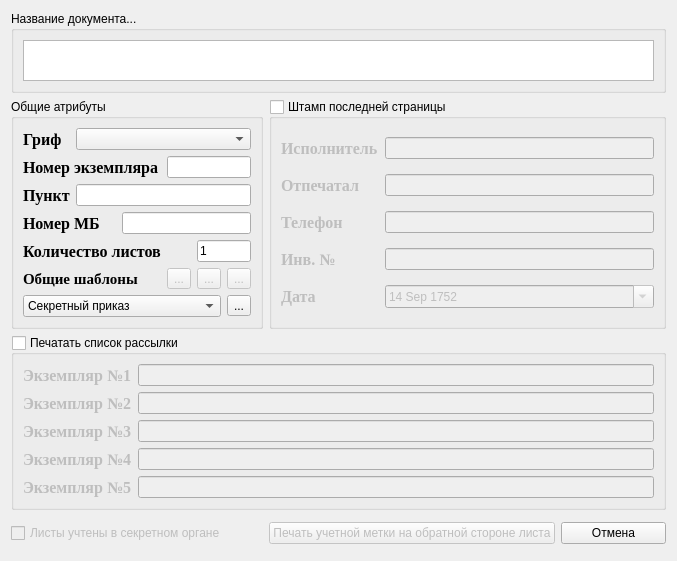
<?xml version="1.0" encoding="UTF-8"?>
<ui version="4.0">
 <class>AskTheUser</class>
 <widget class="QDialog" name="AskTheUser">
  <property name="windowModality">
   <enum>Qt::NonModal</enum>
  </property>
  <property name="geometry">
   <rect>
    <x>0</x>
    <y>0</y>
    <width>677</width>
    <height>519</height>
   </rect>
  </property>
  <property name="windowTitle">
   <string>Dialog</string>
  </property>
  <property name="modal">
   <bool>true</bool>
  </property>
  <layout class="QGridLayout" name="gridLayout_5">
   <item row="0" column="0" colspan="3">
    <widget class="QGroupBox" name="groupBox_4">
     <property name="title">
      <string>Название документа...</string>
     </property>
     <layout class="QGridLayout" name="gridLayout_3">
      <item row="0" column="0">
       <widget class="QPlainTextEdit" name="docName_plainTextEdit">
        <property name="enabled">
         <bool>true</bool>
        </property>
        <property name="maximumSize">
         <size>
          <width>641</width>
          <height>41</height>
         </size>
        </property>
        <property name="verticalScrollBarPolicy">
         <enum>Qt::ScrollBarAsNeeded</enum>
        </property>
        <property name="horizontalScrollBarPolicy">
         <enum>Qt::ScrollBarAlwaysOff</enum>
        </property>
        <property name="plainText">
         <string/>
        </property>
       </widget>
      </item>
     </layout>
    </widget>
   </item>
   <item row="1" column="0">
    <widget class="QGroupBox" name="commonGroupBox">
     <property name="enabled">
      <bool>true</bool>
     </property>
     <property name="title">
      <string>Общие атрибуты</string>
     </property>
     <layout class="QGridLayout" name="gridLayout">
      <item row="0" column="0">
       <widget class="QLabel" name="label">
        <property name="font">
         <font>
          <family>Times New Roman</family>
          <pointsize>12</pointsize>
          <weight>75</weight>
          <bold>true</bold>
         </font>
        </property>
        <property name="text">
         <string>Гриф</string>
        </property>
       </widget>
      </item>
      <item row="0" column="1" colspan="5">
       <widget class="QComboBox" name="secretCBox">
        <property name="currentIndex">
         <number>-1</number>
        </property>
       </widget>
      </item>
      <item row="1" column="0" colspan="3">
       <widget class="QLabel" name="label_2">
        <property name="font">
         <font>
          <family>Times New Roman</family>
          <pointsize>12</pointsize>
          <weight>75</weight>
          <bold>true</bold>
         </font>
        </property>
        <property name="text">
         <string>Номер экземпляра</string>
        </property>
       </widget>
      </item>
      <item row="1" column="3" colspan="3">
       <widget class="QLineEdit" name="copyNumberLineEd"/>
      </item>
      <item row="2" column="0">
       <widget class="QLabel" name="label_3">
        <property name="font">
         <font>
          <family>Times New Roman</family>
          <pointsize>12</pointsize>
          <weight>75</weight>
          <bold>true</bold>
         </font>
        </property>
        <property name="text">
         <string>Пункт</string>
        </property>
       </widget>
      </item>
      <item row="2" column="1" colspan="5">
       <widget class="QLineEdit" name="punktLineEd"/>
      </item>
      <item row="3" column="0" colspan="2">
       <widget class="QLabel" name="label_4">
        <property name="font">
         <font>
          <family>Times New Roman</family>
          <pointsize>12</pointsize>
          <weight>75</weight>
          <bold>true</bold>
         </font>
        </property>
        <property name="text">
         <string>Номер МБ</string>
        </property>
       </widget>
      </item>
      <item row="3" column="2" colspan="4">
       <widget class="QLineEdit" name="mbNumberLineEd"/>
      </item>
      <item row="4" column="0" colspan="3">
       <widget class="QLabel" name="label_15">
        <property name="font">
         <font>
          <family>Times New Roman</family>
          <pointsize>12</pointsize>
          <weight>75</weight>
          <bold>true</bold>
         </font>
        </property>
        <property name="text">
         <string>Количество листов</string>
        </property>
       </widget>
      </item>
      <item row="4" column="4" colspan="2">
       <widget class="QLineEdit" name="pageCountEd">
        <property name="inputMask">
         <string>Dddd; </string>
        </property>
        <property name="text">
         <string>1</string>
        </property>
       </widget>
      </item>
      <item row="5" column="0" colspan="3">
       <widget class="QLabel" name="tmplLabel">
        <property name="font">
         <font>
          <family>Times New Roman</family>
          <pointsize>11</pointsize>
          <weight>75</weight>
          <italic>false</italic>
          <bold>true</bold>
          <kerning>false</kerning>
         </font>
        </property>
        <property name="text">
         <string>Общие шаблоны</string>
        </property>
       </widget>
      </item>
      <item row="5" column="3">
       <widget class="QToolButton" name="editTemplatesTBtn">
        <property name="enabled">
         <bool>false</bool>
        </property>
        <property name="toolTip">
         <string>Редактирование текщего шаблона</string>
        </property>
        <property name="text">
         <string>...</string>
        </property>
        <property name="icon">
         <iconset resource="../images.qrc">
          <normaloff>:/images/handbook.png</normaloff>:/images/handbook.png</iconset>
        </property>
       </widget>
      </item>
      <item row="5" column="4">
       <widget class="QToolButton" name="addTemplatesTBtn">
        <property name="enabled">
         <bool>false</bool>
        </property>
        <property name="text">
         <string>...</string>
        </property>
        <property name="icon">
         <iconset resource="../images.qrc">
          <normaloff>:/images/edit_add.png</normaloff>:/images/edit_add.png</iconset>
        </property>
       </widget>
      </item>
      <item row="5" column="5">
       <widget class="QToolButton" name="dellTemplatesTBtn">
        <property name="enabled">
         <bool>false</bool>
        </property>
        <property name="text">
         <string>...</string>
        </property>
        <property name="icon">
         <iconset resource="../images.qrc">
          <normaloff>:/images/edit_remove.png</normaloff>:/images/edit_remove.png</iconset>
        </property>
       </widget>
      </item>
      <item row="6" column="0" colspan="5">
       <widget class="QComboBox" name="templatesCbox">
        <property name="toolTip">
         <string>Выберите шаблон,который будет примен к текущему документу</string>
        </property>
        <property name="currentIndex">
         <number>0</number>
        </property>
        <item>
         <property name="text">
          <string>Секретный приказ</string>
         </property>
        </item>
        <item>
         <property name="text">
          <string>New Item</string>
         </property>
        </item>
        <item>
         <property name="text">
          <string>New Item</string>
         </property>
        </item>
        <item>
         <property name="text">
          <string>New Item</string>
         </property>
        </item>
        <item>
         <property name="text">
          <string>New Item</string>
         </property>
        </item>
        <item>
         <property name="text">
          <string>New Item</string>
         </property>
        </item>
        <item>
         <property name="text">
          <string>New Item</string>
         </property>
        </item>
        <item>
         <property name="text">
          <string>New Item</string>
         </property>
        </item>
        <item>
         <property name="text">
          <string>New Item</string>
         </property>
        </item>
        <item>
         <property name="text">
          <string>New Item</string>
         </property>
        </item>
        <item>
         <property name="text">
          <string>New Item</string>
         </property>
        </item>
        <item>
         <property name="text">
          <string>New Item</string>
         </property>
        </item>
        <item>
         <property name="text">
          <string>New Item</string>
         </property>
        </item>
        <item>
         <property name="text">
          <string>New Item</string>
         </property>
        </item>
        <item>
         <property name="text">
          <string>New Item</string>
         </property>
        </item>
        <item>
         <property name="text">
          <string>New Item</string>
         </property>
        </item>
        <item>
         <property name="text">
          <string>New Item</string>
         </property>
        </item>
        <item>
         <property name="text">
          <string>New Item</string>
         </property>
        </item>
        <item>
         <property name="text">
          <string>New Item</string>
         </property>
        </item>
        <item>
         <property name="text">
          <string>New Item</string>
         </property>
        </item>
        <item>
         <property name="text">
          <string>New Item</string>
         </property>
        </item>
        <item>
         <property name="text">
          <string>New Item</string>
         </property>
        </item>
        <item>
         <property name="text">
          <string>New Item</string>
         </property>
        </item>
        <item>
         <property name="text">
          <string>New Item</string>
         </property>
        </item>
        <item>
         <property name="text">
          <string>New Item</string>
         </property>
        </item>
        <item>
         <property name="text">
          <string>New Item</string>
         </property>
        </item>
        <item>
         <property name="text">
          <string>New Item</string>
         </property>
        </item>
        <item>
         <property name="text">
          <string>New Item</string>
         </property>
        </item>
        <item>
         <property name="text">
          <string>New Item</string>
         </property>
        </item>
        <item>
         <property name="text">
          <string>New Item</string>
         </property>
        </item>
        <item>
         <property name="text">
          <string>New Item</string>
         </property>
        </item>
       </widget>
      </item>
      <item row="6" column="5">
       <widget class="QToolButton" name="switch_Local_GlolbalBtn">
        <property name="toolTip">
         <string>Выбор общих или индивидуальных шаблонов</string>
        </property>
        <property name="text">
         <string>...</string>
        </property>
        <property name="icon">
         <iconset resource="../images.qrc">
          <normaloff>:/images/user-32.png</normaloff>:/images/user-32.png</iconset>
        </property>
        <property name="checkable">
         <bool>true</bool>
        </property>
       </widget>
      </item>
     </layout>
    </widget>
   </item>
   <item row="1" column="1" colspan="2">
    <widget class="QGroupBox" name="lastPageGroupBoxChecked">
     <property name="enabled">
      <bool>true</bool>
     </property>
     <property name="title">
      <string>Штамп последней страницы</string>
     </property>
     <property name="checkable">
      <bool>true</bool>
     </property>
     <property name="checked">
      <bool>false</bool>
     </property>
     <layout class="QGridLayout" name="gridLayout_2">
      <item row="0" column="0">
       <widget class="QLabel" name="label_5">
        <property name="font">
         <font>
          <family>Times New Roman</family>
          <pointsize>12</pointsize>
          <weight>75</weight>
          <bold>true</bold>
         </font>
        </property>
        <property name="text">
         <string>Исполнитель</string>
        </property>
       </widget>
      </item>
      <item row="0" column="1">
       <widget class="QLineEdit" name="executor_lineEd">
        <property name="enabled">
         <bool>false</bool>
        </property>
       </widget>
      </item>
      <item row="1" column="0">
       <widget class="QLabel" name="label_6">
        <property name="font">
         <font>
          <family>Times New Roman</family>
          <pointsize>12</pointsize>
          <weight>75</weight>
          <bold>true</bold>
         </font>
        </property>
        <property name="text">
         <string>Отпечатал</string>
        </property>
       </widget>
      </item>
      <item row="1" column="1">
       <widget class="QLineEdit" name="pressman_lineEd">
        <property name="enabled">
         <bool>false</bool>
        </property>
       </widget>
      </item>
      <item row="2" column="0">
       <widget class="QLabel" name="label_7">
        <property name="font">
         <font>
          <family>Times New Roman</family>
          <pointsize>12</pointsize>
          <weight>75</weight>
          <bold>true</bold>
         </font>
        </property>
        <property name="text">
         <string>Телефон</string>
        </property>
       </widget>
      </item>
      <item row="3" column="0">
       <widget class="QLabel" name="label_8">
        <property name="font">
         <font>
          <family>Times New Roman</family>
          <pointsize>12</pointsize>
          <weight>75</weight>
          <bold>true</bold>
         </font>
        </property>
        <property name="text">
         <string>Инв. №</string>
        </property>
       </widget>
      </item>
      <item row="5" column="0">
       <widget class="QLabel" name="label_9">
        <property name="font">
         <font>
          <family>Times New Roman</family>
          <pointsize>12</pointsize>
          <weight>75</weight>
          <bold>true</bold>
         </font>
        </property>
        <property name="text">
         <string>Дата</string>
        </property>
       </widget>
      </item>
      <item row="3" column="1">
       <widget class="QLineEdit" name="invNumber_lineEd">
        <property name="enabled">
         <bool>false</bool>
        </property>
        <property name="inputMask">
         <string/>
        </property>
        <property name="text">
         <string/>
        </property>
       </widget>
      </item>
      <item row="2" column="1">
       <widget class="QLineEdit" name="telephone_lineEd">
        <property name="enabled">
         <bool>false</bool>
        </property>
        <property name="inputMask">
         <string notr="true"/>
        </property>
       </widget>
      </item>
      <item row="5" column="1">
       <widget class="QDateEdit" name="dateField_dateEd">
        <property name="enabled">
         <bool>false</bool>
        </property>
        <property name="dateTime">
         <datetime>
          <hour>0</hour>
          <minute>0</minute>
          <second>0</second>
          <year>1752</year>
          <month>9</month>
          <day>14</day>
         </datetime>
        </property>
        <property name="calendarPopup">
         <bool>true</bool>
        </property>
       </widget>
      </item>
     </layout>
    </widget>
   </item>
   <item row="3" column="2" rowspan="3">
    <widget class="QPushButton" name="cancelBtn">
     <property name="text">
      <string>Отмена</string>
     </property>
    </widget>
   </item>
   <item row="4" column="0">
    <widget class="QCheckBox" name="paperAccountsOutSide">
     <property name="enabled">
      <bool>false</bool>
     </property>
     <property name="text">
      <string>Листы учтены в секретном органе</string>
     </property>
    </widget>
   </item>
   <item row="4" column="1">
    <widget class="QPushButton" name="previewBtn">
     <property name="enabled">
      <bool>false</bool>
     </property>
     <property name="text">
      <string>Печать учетной метки на обратной стороне листа</string>
     </property>
     <property name="icon">
      <iconset>
       <normaloff>:/images/win/fileprint.png</normaloff>:/images/win/fileprint.png</iconset>
     </property>
     <property name="autoDefault">
      <bool>true</bool>
     </property>
     <property name="default">
      <bool>true</bool>
     </property>
    </widget>
   </item>
   <item row="2" column="0" colspan="3">
    <widget class="QGroupBox" name="reciversListGroupBoxChecked">
     <property name="title">
      <string>Печатать список рассылки</string>
     </property>
     <property name="checkable">
      <bool>true</bool>
     </property>
     <property name="checked">
      <bool>false</bool>
     </property>
     <layout class="QGridLayout" name="gridLayout_4">
      <item row="0" column="0">
       <widget class="QLabel" name="label_17">
        <property name="font">
         <font>
          <family>Times New Roman</family>
          <pointsize>12</pointsize>
          <weight>75</weight>
          <bold>true</bold>
         </font>
        </property>
        <property name="text">
         <string>Экземпляр №1</string>
        </property>
       </widget>
      </item>
      <item row="0" column="1">
       <widget class="QLineEdit" name="reciverOne_lineEd">
        <property name="enabled">
         <bool>false</bool>
        </property>
       </widget>
      </item>
      <item row="1" column="0">
       <widget class="QLabel" name="label_18">
        <property name="font">
         <font>
          <family>Times New Roman</family>
          <pointsize>12</pointsize>
          <weight>75</weight>
          <bold>true</bold>
         </font>
        </property>
        <property name="text">
         <string>Экземпляр №2</string>
        </property>
       </widget>
      </item>
      <item row="1" column="1">
       <widget class="QLineEdit" name="reciverTwo_lineEd">
        <property name="enabled">
         <bool>false</bool>
        </property>
       </widget>
      </item>
      <item row="2" column="0">
       <widget class="QLabel" name="label_19">
        <property name="font">
         <font>
          <family>Times New Roman</family>
          <pointsize>12</pointsize>
          <weight>75</weight>
          <bold>true</bold>
         </font>
        </property>
        <property name="text">
         <string>Экземпляр №3</string>
        </property>
       </widget>
      </item>
      <item row="3" column="0">
       <widget class="QLabel" name="label_20">
        <property name="font">
         <font>
          <family>Times New Roman</family>
          <pointsize>12</pointsize>
          <weight>75</weight>
          <bold>true</bold>
         </font>
        </property>
        <property name="text">
         <string>Экземпляр №4</string>
        </property>
       </widget>
      </item>
      <item row="4" column="0">
       <widget class="QLabel" name="label_21">
        <property name="font">
         <font>
          <family>Times New Roman</family>
          <pointsize>12</pointsize>
          <weight>75</weight>
          <bold>true</bold>
         </font>
        </property>
        <property name="text">
         <string>Экземпляр №5</string>
        </property>
       </widget>
      </item>
      <item row="3" column="1">
       <widget class="QLineEdit" name="reciverFour_lineEd">
        <property name="enabled">
         <bool>false</bool>
        </property>
        <property name="inputMask">
         <string/>
        </property>
        <property name="text">
         <string/>
        </property>
       </widget>
      </item>
      <item row="2" column="1">
       <widget class="QLineEdit" name="reciverThree_lineEd">
        <property name="enabled">
         <bool>false</bool>
        </property>
        <property name="inputMask">
         <string/>
        </property>
       </widget>
      </item>
      <item row="4" column="1">
       <widget class="QLineEdit" name="reciverFive_lineEd">
        <property name="enabled">
         <bool>false</bool>
        </property>
        <property name="inputMask">
         <string/>
        </property>
        <property name="text">
         <string/>
        </property>
       </widget>
      </item>
     </layout>
    </widget>
   </item>
  </layout>
 </widget>
 <tabstops>
  <tabstop>docName_plainTextEdit</tabstop>
  <tabstop>secretCBox</tabstop>
  <tabstop>copyNumberLineEd</tabstop>
  <tabstop>punktLineEd</tabstop>
  <tabstop>mbNumberLineEd</tabstop>
  <tabstop>pageCountEd</tabstop>
  <tabstop>templatesCbox</tabstop>
  <tabstop>lastPageGroupBoxChecked</tabstop>
  <tabstop>executor_lineEd</tabstop>
  <tabstop>pressman_lineEd</tabstop>
  <tabstop>telephone_lineEd</tabstop>
  <tabstop>invNumber_lineEd</tabstop>
  <tabstop>dateField_dateEd</tabstop>
 </tabstops>
 <resources>
  <include location="../images.qrc"/>
 </resources>
 <connections>
  <connection>
   <sender>lastPageGroupBoxChecked</sender>
   <signal>toggled(bool)</signal>
   <receiver>executor_lineEd</receiver>
   <slot>setEnabled(bool)</slot>
   <hints>
    <hint type="sourcelabel">
     <x>484</x>
     <y>194</y>
    </hint>
    <hint type="destinationlabel">
     <x>535</x>
     <y>131</y>
    </hint>
   </hints>
  </connection>
  <connection>
   <sender>lastPageGroupBoxChecked</sender>
   <signal>toggled(bool)</signal>
   <receiver>pressman_lineEd</receiver>
   <slot>setEnabled(bool)</slot>
   <hints>
    <hint type="sourcelabel">
     <x>484</x>
     <y>194</y>
    </hint>
    <hint type="destinationlabel">
     <x>535</x>
     <y>165</y>
    </hint>
   </hints>
  </connection>
  <connection>
   <sender>lastPageGroupBoxChecked</sender>
   <signal>toggled(bool)</signal>
   <receiver>telephone_lineEd</receiver>
   <slot>setEnabled(bool)</slot>
   <hints>
    <hint type="sourcelabel">
     <x>484</x>
     <y>194</y>
    </hint>
    <hint type="destinationlabel">
     <x>535</x>
     <y>199</y>
    </hint>
   </hints>
  </connection>
  <connection>
   <sender>lastPageGroupBoxChecked</sender>
   <signal>toggled(bool)</signal>
   <receiver>invNumber_lineEd</receiver>
   <slot>setEnabled(bool)</slot>
   <hints>
    <hint type="sourcelabel">
     <x>484</x>
     <y>194</y>
    </hint>
    <hint type="destinationlabel">
     <x>535</x>
     <y>233</y>
    </hint>
   </hints>
  </connection>
  <connection>
   <sender>lastPageGroupBoxChecked</sender>
   <signal>toggled(bool)</signal>
   <receiver>dateField_dateEd</receiver>
   <slot>setEnabled(bool)</slot>
   <hints>
    <hint type="sourcelabel">
     <x>484</x>
     <y>194</y>
    </hint>
    <hint type="destinationlabel">
     <x>535</x>
     <y>267</y>
    </hint>
   </hints>
  </connection>
  <connection>
   <sender>reciversListGroupBoxChecked</sender>
   <signal>toggled(bool)</signal>
   <receiver>reciverOne_lineEd</receiver>
   <slot>setEnabled(bool)</slot>
   <hints>
    <hint type="sourcelabel">
     <x>338</x>
     <y>384</y>
    </hint>
    <hint type="destinationlabel">
     <x>395</x>
     <y>339</y>
    </hint>
   </hints>
  </connection>
  <connection>
   <sender>reciversListGroupBoxChecked</sender>
   <signal>toggled(bool)</signal>
   <receiver>reciverTwo_lineEd</receiver>
   <slot>setEnabled(bool)</slot>
   <hints>
    <hint type="sourcelabel">
     <x>338</x>
     <y>384</y>
    </hint>
    <hint type="destinationlabel">
     <x>395</x>
     <y>365</y>
    </hint>
   </hints>
  </connection>
  <connection>
   <sender>reciversListGroupBoxChecked</sender>
   <signal>toggled(bool)</signal>
   <receiver>reciverThree_lineEd</receiver>
   <slot>setEnabled(bool)</slot>
   <hints>
    <hint type="sourcelabel">
     <x>338</x>
     <y>384</y>
    </hint>
    <hint type="destinationlabel">
     <x>395</x>
     <y>391</y>
    </hint>
   </hints>
  </connection>
  <connection>
   <sender>reciversListGroupBoxChecked</sender>
   <signal>toggled(bool)</signal>
   <receiver>reciverFour_lineEd</receiver>
   <slot>setEnabled(bool)</slot>
   <hints>
    <hint type="sourcelabel">
     <x>338</x>
     <y>384</y>
    </hint>
    <hint type="destinationlabel">
     <x>395</x>
     <y>417</y>
    </hint>
   </hints>
  </connection>
  <connection>
   <sender>reciversListGroupBoxChecked</sender>
   <signal>toggled(bool)</signal>
   <receiver>reciverFive_lineEd</receiver>
   <slot>setEnabled(bool)</slot>
   <hints>
    <hint type="sourcelabel">
     <x>338</x>
     <y>384</y>
    </hint>
    <hint type="destinationlabel">
     <x>395</x>
     <y>443</y>
    </hint>
   </hints>
  </connection>
  <connection>
   <sender>previewBtn</sender>
   <signal>clicked()</signal>
   <receiver>AskTheUser</receiver>
   <slot>accept()</slot>
   <hints>
    <hint type="sourcelabel">
     <x>444</x>
     <y>487</y>
    </hint>
    <hint type="destinationlabel">
     <x>338</x>
     <y>257</y>
    </hint>
   </hints>
  </connection>
  <connection>
   <sender>cancelBtn</sender>
   <signal>clicked()</signal>
   <receiver>AskTheUser</receiver>
   <slot>reject()</slot>
   <hints>
    <hint type="sourcelabel">
     <x>630</x>
     <y>487</y>
    </hint>
    <hint type="destinationlabel">
     <x>338</x>
     <y>257</y>
    </hint>
   </hints>
  </connection>
  <connection>
   <sender>switch_Local_GlolbalBtn</sender>
   <signal>toggled(bool)</signal>
   <receiver>addTemplatesTBtn</receiver>
   <slot>setEnabled(bool)</slot>
   <hints>
    <hint type="sourcelabel">
     <x>246</x>
     <y>282</y>
    </hint>
    <hint type="destinationlabel">
     <x>217</x>
     <y>254</y>
    </hint>
   </hints>
  </connection>
  <connection>
   <sender>switch_Local_GlolbalBtn</sender>
   <signal>toggled(bool)</signal>
   <receiver>dellTemplatesTBtn</receiver>
   <slot>setEnabled(bool)</slot>
   <hints>
    <hint type="sourcelabel">
     <x>246</x>
     <y>282</y>
    </hint>
    <hint type="destinationlabel">
     <x>246</x>
     <y>254</y>
    </hint>
   </hints>
  </connection>
  <connection>
   <sender>switch_Local_GlolbalBtn</sender>
   <signal>toggled(bool)</signal>
   <receiver>editTemplatesTBtn</receiver>
   <slot>setEnabled(bool)</slot>
   <hints>
    <hint type="sourcelabel">
     <x>246</x>
     <y>282</y>
    </hint>
    <hint type="destinationlabel">
     <x>188</x>
     <y>254</y>
    </hint>
   </hints>
  </connection>
 </connections>
</ui>
